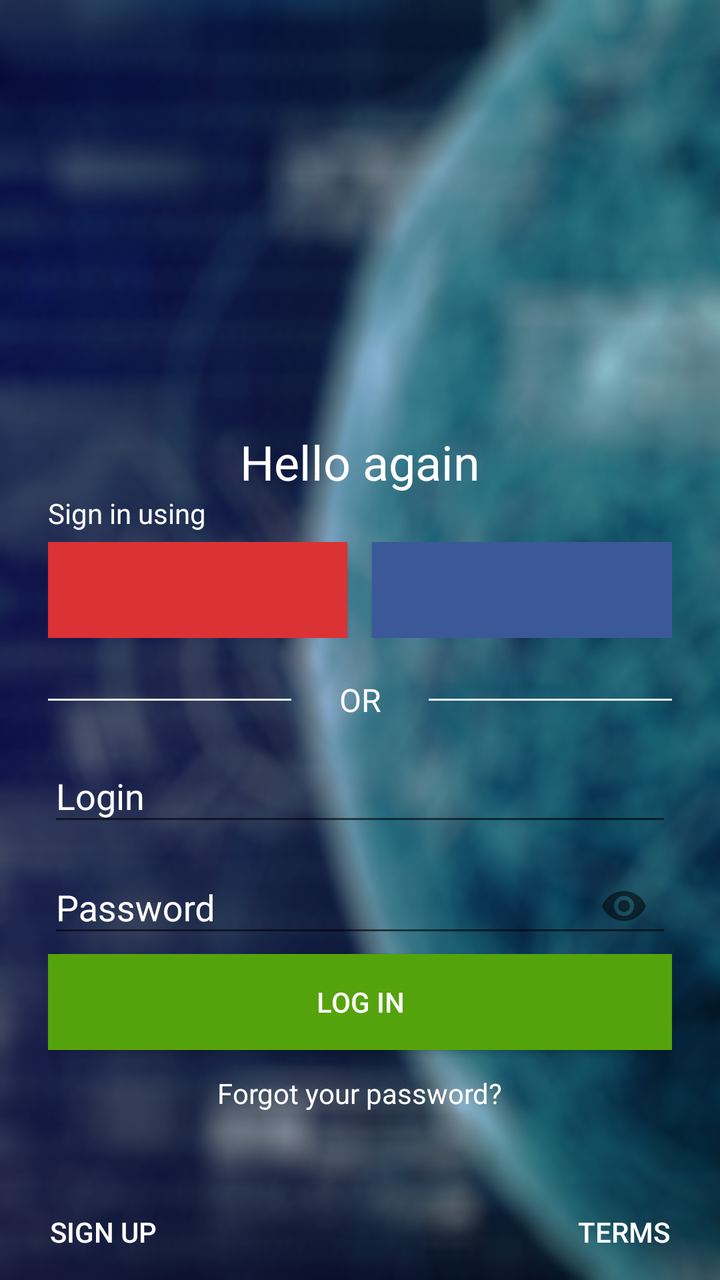
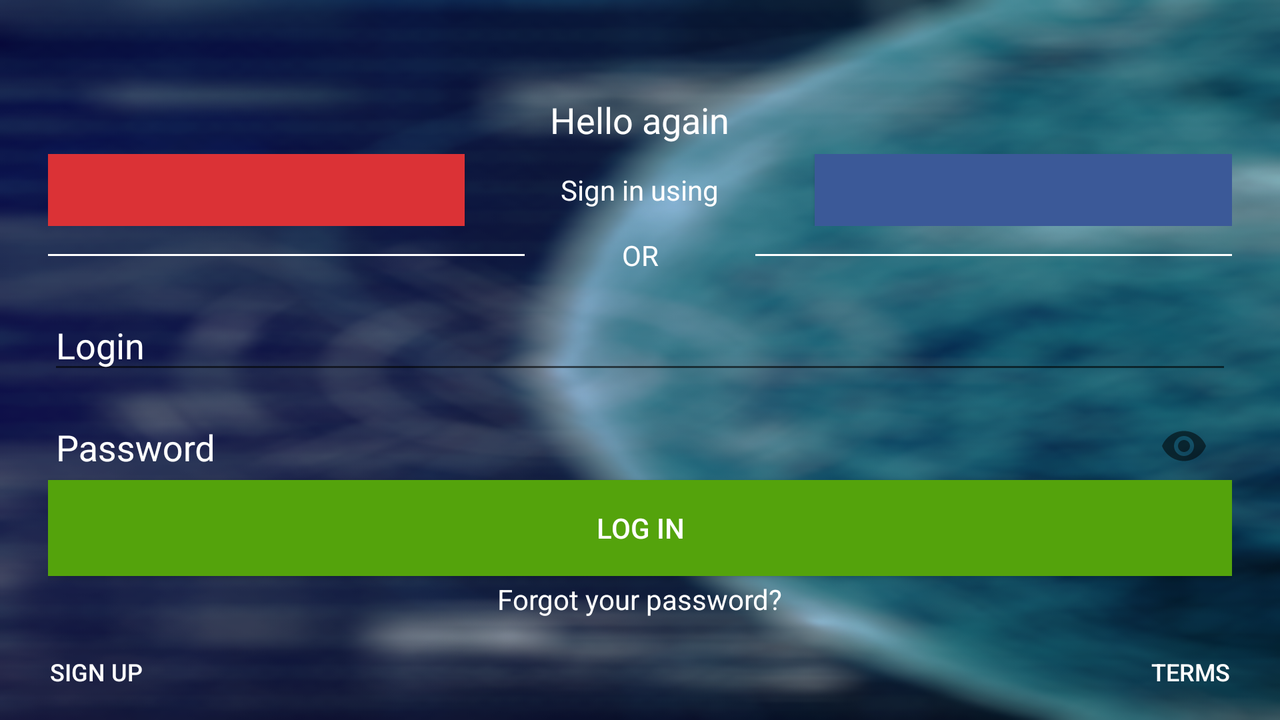

Compare how this app lays out the same screen by default and in its alternative resource folder. The renders come first, then the two layout files and the values they reference.
<!-- AndroidManifest.xml: application theme AppTheme -->
<!-- res/layout/activity_main_home_screen.xml -->
<?xml version="1.0" encoding="utf-8"?>
<LinearLayout xmlns:android="http://schemas.android.com/apk/res/android"
    xmlns:app="http://schemas.android.com/apk/res-auto"
    xmlns:tools="http://schemas.android.com/tools"
    android:layout_width="match_parent"
    android:layout_height="match_parent"
    android:background="@drawable/background1"
    android:gravity="bottom"
    android:orientation="vertical"
    android:paddingEnd="24dp"
    android:paddingStart="24dp"
    tools:context="com.example.vladimirbabenko.android_base_homeworks.MainActivityHomeWorkScreen"
    >


    <LinearLayout
        android:layout_width="match_parent"
        android:layout_height="wrap_content"
        android:layout_marginBottom="20dp"
        android:orientation="vertical"
        >
        <TextView
            android:layout_width="wrap_content"
            android:layout_height="wrap_content"
            android:layout_gravity="center"
            android:text="@string/hello_again"
            android:textColor="@color/colorWhite"
            android:textSize="24sp"
            />
        <TextView
            android:layout_width="wrap_content"
            android:layout_height="wrap_content"
            android:text="@string/sign_in_using"
            android:textColor="@color/colorWhite"
            android:textSize="14sp"
            />

        <LinearLayout
            android:layout_width="match_parent"
            android:layout_height="wrap_content"
            android:layout_marginTop="5dp"
            android:weightSum="11"
            >

            <Button
                android:id="@+id/btGoogleSignIn"
                android:layout_width="wrap_content"
                android:layout_height="wrap_content"
                android:layout_weight="5"
                android:background="@color/colorGoogleRed"
                android:drawableStart="@drawable/google_plus"

                />

            <Space
                android:layout_width="wrap_content"
                android:layout_height="wrap_content"
                android:layout_weight="1"
                />
            <Button
                android:id="@+id/btFacebookSignIn"
                android:layout_width="wrap_content"
                android:layout_height="wrap_content"
                android:layout_weight="5"
                android:background="@color/colorFacebookBlue"
                android:drawableStart="@drawable/facebook"
                />
        </LinearLayout>

    </LinearLayout>

    <LinearLayout
        android:layout_width="match_parent"
        android:layout_height="wrap_content"
        android:layout_marginBottom="36dp"
        android:baselineAligned="true"
        android:orientation="vertical"
        >

        <LinearLayout
            android:layout_width="match_parent"
            android:layout_height="wrap_content"
            android:layout_marginBottom="5dp"
            android:weightSum="12"
            >

            <View
                android:layout_width="0dp"
                android:layout_height="1dp"
                android:layout_gravity="center_vertical"
                android:layout_weight="5"
                android:background="@android:color/white"
                />
            <TextView
                android:layout_width="0dp"
                android:layout_height="wrap_content"
                android:layout_marginEnd="10dp"
                android:layout_marginStart="10dp"
                android:layout_weight="2"
                android:gravity="center"
                android:text="@string/or"
                android:textColor="@android:color/white"
                android:textSize="16sp"
                />
            <View
                android:layout_width="0dp"
                android:layout_height="1dp"
                android:layout_gravity="center_vertical"
                android:layout_weight="5"
                android:background="@android:color/white"
                />
        </LinearLayout>

        <android.support.design.widget.TextInputLayout
            android:layout_width="match_parent"
            android:layout_height="wrap_content"
            >
            <android.support.design.widget.TextInputEditText
                android:id="@+id/etLogin"
                android:layout_width="match_parent"
                android:layout_height="wrap_content"
                android:cursorVisible="false"
                android:hint="@string/login"
                android:inputType="textEmailAddress"
                android:textColor="@color/colorWhite"
                />

        </android.support.design.widget.TextInputLayout>

        

        <android.support.design.widget.TextInputLayout
            android:layout_width="match_parent"
            android:layout_height="wrap_content"
            app:passwordToggleEnabled="true"
            >
            <android.support.design.widget.TextInputEditText
                android:id="@+id/etPassword"
                android:layout_width="match_parent"
                android:layout_height="wrap_content"
                android:cursorVisible="false"
                android:hint="@string/password"
                android:inputType="numberPassword"
                android:textColor="@color/colorWhite"
                />
        </android.support.design.widget.TextInputLayout>


        <Button
            android:id="@+id/btLogin"
            android:layout_width="match_parent"
            android:layout_height="48dp"
            android:layout_marginBottom="12dp"
            android:background="@color/colorButtonLogin"
            android:text="@string/log_in"
            android:textColor="@android:color/white"
            />

        <TextView
            android:id="@+id/tvFogotPassword"
            android:layout_width="wrap_content"
            android:layout_height="wrap_content"
            android:layout_gravity="center"
            android:text="@string/forgot_your_password"
            android:textColor="@android:color/white"
            />

    </LinearLayout>

    <FrameLayout
        android:layout_width="match_parent"
        android:layout_height="wrap_content"
        android:orientation="horizontal"
        >

        <Button
            android:id="@+id/btSignUp"
            android:layout_width="wrap_content"
            android:layout_height="wrap_content"
            android:background="@android:color/transparent"
            android:gravity="start|center_vertical"
            android:paddingEnd="1dp"
            android:paddingStart="1dp"
            android:text="@string/sign_up"
            android:textColor="@android:color/white"
            android:textSize="14sp"
            />

        <Button
            android:id="@+id/btTerms"
            android:layout_width="wrap_content"
            android:layout_height="wrap_content"
            android:layout_gravity="end"
            android:background="@android:color/transparent"
            android:gravity="end|center_vertical"
            android:paddingEnd="1dp"
            android:paddingStart="1dp"
            android:text="@string/terms"
            android:textColor="@android:color/white"
            android:textSize="14sp"
            />

    </FrameLayout>

</LinearLayout>
<!-- resources referenced by this layout -->
<resources>
  <color name="colorButtonLogin">#54a30c</color>
  <color name="colorFacebookBlue">#3b5998</color>
  <color name="colorGoogleRed">#db3236</color>
  <color name="colorWhite">#ffffff</color>
  <!-- drawable background1: png bitmap (drawable, 98565 bytes) -->
  <string name="forgot_your_password">Forgot your password?</string>
  <string name="hello_again">Hello again</string>
  <string name="log_in">Log In</string>
  <string name="login">Login</string>
  <string name="or">OR</string>
  <string name="password">Password</string>
  <string name="sign_in_using">Sign in using</string>
  <string name="sign_up">Sign up</string>
  <string name="terms">Terms</string>
  <style name="AppTheme" parent="Theme.AppCompat.Light.DarkActionBar">
          
          <item name="colorPrimary">@color/colorPrimary</item>
          <item name="colorPrimaryDark">@color/colorPrimaryDark</item>
          <item name="colorAccent">@color/colorAccent</item>
          <item name="android:textColorHint">@color/colorWhite</item>
          <item name="android:shadowColor">@color/colorButtonLogin</item>
  
      </style>
  <color name="colorPrimary">#3F51B5</color>
  <color name="colorPrimaryDark">#303F9F</color>
  <color name="colorAccent">#0d0c0d</color>
</resources>
<!-- res/layout-land/activity_main_home_screen.xml (the repository's variant of the layout above) -->
<!-- drawn on the phone turned sideways -->
<?xml version="1.0" encoding="utf-8"?>
<LinearLayout xmlns:android="http://schemas.android.com/apk/res/android"
    xmlns:app="http://schemas.android.com/apk/res-auto"
    xmlns:tools="http://schemas.android.com/tools"
    android:layout_width="match_parent"
    android:layout_height="match_parent"
    android:background="@drawable/background1"
    android:gravity="bottom"
    android:orientation="vertical"
    android:paddingEnd="24dp"
    android:paddingStart="24dp"
    tools:context="com.example.vladimirbabenko.android_base_homeworks.MainActivityHomeWorkScreen"
    >


    <LinearLayout
        android:layout_width="match_parent"
        android:layout_height="wrap_content"
        android:layout_marginBottom="5dp"
        android:orientation="vertical"
        >
        <TextView
            android:layout_width="wrap_content"
            android:layout_height="wrap_content"
            android:layout_gravity="center"
            android:text="@string/hello_again"
            android:textColor="@color/colorWhite"
            android:textSize="18sp"
            />


        <LinearLayout
            android:layout_width="match_parent"
            android:layout_height="wrap_content"
            android:layout_marginTop="5dp"
            android:weightSum="14"
            >

            <Button
                android:id="@+id/btGoogleSignIn"
                android:layout_width="wrap_content"
                android:layout_height="36dp"
                android:layout_weight="5"
                android:background="@color/colorGoogleRed"
                android:drawableStart="@drawable/google_plus"

                />

            <TextView
                android:layout_weight="4"
                android:gravity="center"
                android:layout_width="wrap_content"
                android:layout_height="wrap_content"
                android:text="@string/sign_in_using"
                android:textColor="@color/colorWhite"
                android:textSize="14sp"
                />
            <Button
                android:id="@+id/btFacebookSignIn"
                android:layout_width="wrap_content"
                android:layout_height="36dp"
                android:layout_weight="5"
                android:background="@color/colorFacebookBlue"
                android:drawableStart="@drawable/facebook"
                />
        </LinearLayout>

    </LinearLayout>

    <LinearLayout
        android:layout_width="match_parent"
        android:layout_height="wrap_content"
        android:layout_marginBottom="3dp"
        android:baselineAligned="true"
        android:orientation="vertical"
        >

        <LinearLayout
            android:layout_width="match_parent"
            android:layout_height="wrap_content"
            android:layout_marginBottom="4dp"
            android:weightSum="12"
            >

            <View
                android:layout_width="0dp"
                android:layout_height="1dp"
                android:layout_gravity="center_vertical"
                android:layout_weight="5"
                android:background="@android:color/white"
                />
            <TextView
                android:layout_width="0dp"
                android:layout_height="wrap_content"
                android:layout_marginEnd="10dp"
                android:layout_marginStart="10dp"
                android:layout_weight="2"
                android:gravity="center"
                android:text="@string/or"
                android:textColor="@android:color/white"
                android:textSize="14sp"
                />
            <View
                android:layout_width="0dp"
                android:layout_height="1dp"
                android:layout_gravity="center_vertical"
                android:layout_weight="5"
                android:background="@android:color/white"
                />
        </LinearLayout>

        <android.support.design.widget.TextInputLayout
            android:layout_width="match_parent"
            android:layout_height="wrap_content"
            >
            <android.support.design.widget.TextInputEditText
                android:id="@+id/etLogin"
                android:layout_width="match_parent"
                android:layout_height="40dp"
                android:cursorVisible="false"
                android:hint="@string/login"
                android:inputType="textEmailAddress"
                android:textColor="@color/colorWhite"
                />

        </android.support.design.widget.TextInputLayout>

        

        <android.support.design.widget.TextInputLayout
            android:layout_width="match_parent"
            android:layout_height="40dp"
            app:passwordToggleEnabled="true"
            android:layout_marginBottom="8dp"
            >
            <android.support.design.widget.TextInputEditText
                android:id="@+id/etPassword"
                android:layout_width="match_parent"
                android:layout_height="40sp"
                android:cursorVisible="false"
                android:hint="@string/password"
                android:inputType="numberPassword"
                android:textColor="@color/colorWhite"
                />
        </android.support.design.widget.TextInputLayout>


        <Button
            android:id="@+id/btLogin"
            android:layout_width="match_parent"
            android:layout_height="48dp"
            android:layout_marginBottom="2dp"
            android:background="@color/colorButtonLogin"
            android:text="@string/log_in"
            android:textColor="@android:color/white"
            />

        <TextView
            android:id="@+id/tvFogotPassword"
            android:layout_width="wrap_content"
            android:layout_height="wrap_content"
            android:layout_gravity="center"
            android:text="@string/forgot_your_password"
            android:textColor="@android:color/white"
            />

    </LinearLayout>

    <FrameLayout
        android:layout_width="match_parent"
        android:layout_height="wrap_content"
        android:orientation="horizontal"
        >

        <Button
            android:id="@+id/btSignUp"
            android:layout_width="wrap_content"
            android:layout_height="wrap_content"
            android:background="@android:color/transparent"
            android:gravity="start|center_vertical"
            android:paddingEnd="1dp"
            android:paddingStart="1dp"
            android:text="@string/sign_up"
            android:textColor="@android:color/white"
            android:textSize="12sp"
            />

        <Button
            android:id="@+id/btTerms"
            android:layout_width="wrap_content"
            android:layout_height="wrap_content"
            android:layout_gravity="end"
            android:background="@android:color/transparent"
            android:gravity="end|center_vertical"
            android:paddingEnd="1dp"
            android:paddingStart="1dp"
            android:text="@string/terms"
            android:textColor="@android:color/white"
            android:textSize="12sp"
            />

    </FrameLayout>

</LinearLayout>
